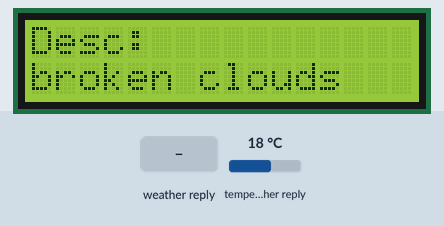
A sketch run on a simulated ESP32. On the bench: 16×2 character LCD. The inputs (shaded band) are chosen by the test bench; at power-on: temperature in the weather reply 18 °C. WiFi joins after 1.5 s; servers stay silent unless stated; the local clock reads 2024-03-15 10:24:30 at power-on unless the sketch sets it; web services answer with replies made up by the test bench; what the sketch prints to the serial monitor is not drawn.

Above: at 5.8 s.
5.9 s: weather in the web reply set to Clear
At 13.4 s:
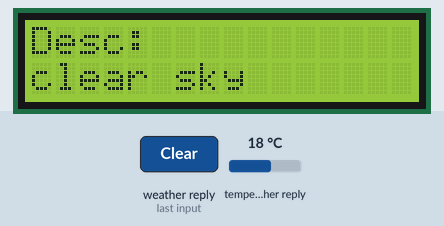
15.6 s: weather in the web reply set to Rain
At 20.6 s:
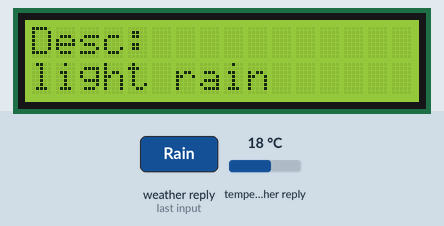
28.1 s: weather in the web reply set to Snow
At 34.8 s:
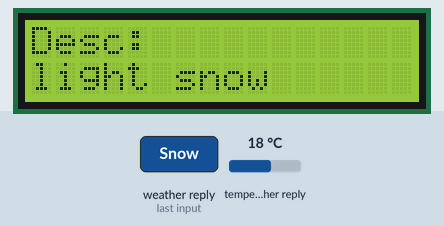
37.4 s: weather in the web reply set to Thunderstorm
At 42.0 s:
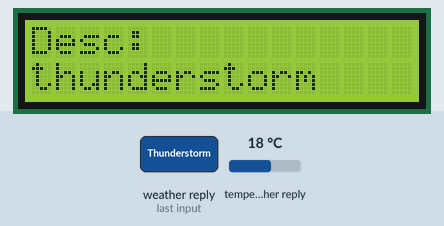
49.9 s: weather in the web reply set to Mist
At 56.1 s:
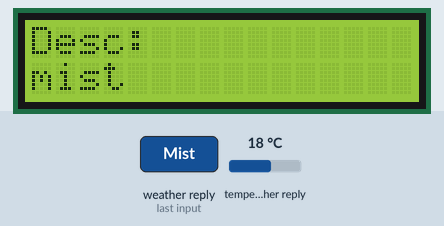
59.2 s: temperature in the weather reply set to -14 °C
At 66.3 s:
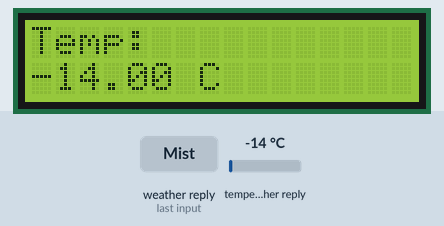
Timing chart, 0 to 67.8 s (numbered marks = the images above; inputs shaded):
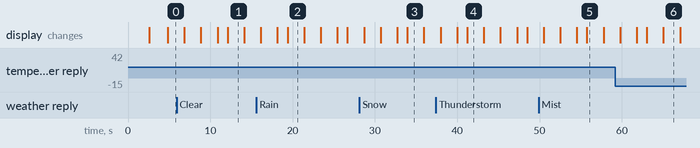

The sketch:

FinalProjectWMS.ino
```cpp
#include <WiFi.h>
#include "time.h"
#include "sntp.h"
#include <LiquidCrystal_I2C.h>
#include <HTTPClient.h>
#include <ArduinoJson.h>

const char* ssid = "Back_Space"; // Wi-Fi SSID
const char* password = "Grateful24"; // Wi-Fi password

// Define your NTP servers and offsets
const char* ntpServer1 = "pool.ntp.org";
const char* ntpServer2 = "time.nist.gov";
const long gmtOffset_sec = 3600;
const int daylightOffset_sec = 3600;

// LCD Object
LiquidCrystal_I2C lcd(0x3F, 16, 2);

// Weather API credentials and location
String URL = "http://api.openweathermap.org/data/2.5/weather?";
String ApiKey = "2f9bc88763f373d401cc46c78615434d";
String lat = "13.139300344338212";
String lon = "123.74519344524195";

void printDate() {
  struct tm timeinfo;
  if (!getLocalTime(&timeinfo)) {
    Serial.println("No time available (yet)");
    return;
  }

  // Display Date Only
  lcd.clear();
  lcd.print(&timeinfo, "%B %d %Y");  // November 22 2022
}

void setup() {
  Serial.begin(115200);

  // Setup LCD with backlight and initialize
  lcd.init();
  lcd.backlight();

  // Set notification callback function
  sntp_set_time_sync_notification_cb(timeavailable);

  // NTP server address could be acquired via DHCP
  sntp_servermode_dhcp(1);

  // Set configured NTP servers and constant TimeZone/daylightOffset
  configTime(gmtOffset_sec, daylightOffset_sec, ntpServer1, ntpServer2);

  // Connect to WiFi
  Serial.printf("Connecting to %s ", ssid);
  lcd.clear();
  lcd.print("Connecting to ");
  lcd.setCursor(0, 1);
  lcd.print(ssid);
  delay(1000);

  WiFi.begin(ssid, password);
  while (WiFi.status() != WL_CONNECTED) {
    delay(500);
    Serial.print(".");
  }
  Serial.println(" CONNECTED");
  lcd.clear();
  lcd.print("CONNECTED");
  delay(2000);
}

void timeavailable(struct timeval *t) {
  Serial.println("Got time adjustment from NTP!");
  printDate();
}

void loop() {
  if (WiFi.status() == WL_CONNECTED) {
    HTTPClient http;

    // Set HTTP Request Final URL with Location and API key information
    http.begin(URL + "lat=" + lat + "&lon=" + lon + "&units=metric&appid=" + ApiKey);
    String ip = URL + "lat=" + lat + "&lon=" + lon + "&units=metric&appid=" + ApiKey;
    Serial.print(ip);
    int httpCode = http.GET();

    if (httpCode > 0 && httpCode == HTTP_CODE_OK) {
      String JSON_Data = http.getString();
      DynamicJsonDocument doc(2048);
      deserializeJson(doc, JSON_Data);
      JsonObject obj = doc.as<JsonObject>();

      const char* description = obj["weather"][0]["description"].as<const char*>();
      float temp = obj["main"]["temp"].as<float>();
      float humidity = obj["main"]["humidity"].as<float>();

      // Serial.println('Desc: ' + description);
      // Serial.println('Temp: ' + temp);
      // Serial.println('Humidity: ' + humidity);
      // Display Weather Info on LCD
      lcd.clear();
      lcd.print("Desc: ");
      lcd.setCursor(0, 1);
      lcd.print(description);
      delay(2000); // Display description for 2 seconds

      lcd.clear();
      lcd.print("Temp: ");
      lcd.setCursor(0, 1);
      lcd.print(temp);
      lcd.print(" C");
      delay(2000); // Display temperature for 2 seconds

      lcd.clear();
      lcd.print("Humidity: ");
      lcd.setCursor(0, 1);
      lcd.print(humidity);
      lcd.print(" %");
      delay(2000); // Display humidity for 2 seconds

      // Display Date
      printDate();
    } else {
      Serial.println("Error!");
      Serial.println("Can't Get DATA!");
    }
//updated
    http.end();
  }

  delay(1000); // Wait for a second
}

//Updated Files
```

Measured:
- after the input at 5.9 s, the display: first differs from a run without the input after 6.2 s (image 1)
- after the input at 15.6 s, the display: first differs from a run without the input after 3.8 s (image 2)
- after the input at 28.1 s, the display: first differs from a run without the input after 5.8 s (image 3)
- after the input at 37.4 s, the display: first differs from a run without the input after 3.8 s (image 4)
- after the input at 49.9 s, the display: first differs from a run without the input after 5.9 s (image 5)
- what the display in image 1 shows lasts 2.0 s, from 12.1 s to 14.1 s
